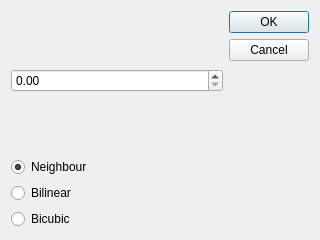
<?xml version="1.0" encoding="UTF-8"?>
<ui version="4.0">
 <class>DialogZoom</class>
 <widget class="QDialog" name="DialogZoom">
  <property name="geometry">
   <rect>
    <x>0</x>
    <y>0</y>
    <width>320</width>
    <height>240</height>
   </rect>
  </property>
  <property name="windowTitle">
   <string>Dialog</string>
  </property>
  <layout class="QGridLayout" name="gridLayout">
   <item row="1" column="1">
    <widget class="QDialogButtonBox" name="buttonBox">
     <property name="orientation">
      <enum>Qt::Vertical</enum>
     </property>
     <property name="standardButtons">
      <set>QDialogButtonBox::Cancel|QDialogButtonBox::Ok</set>
     </property>
    </widget>
   </item>
   <item row="1" column="0">
    <widget class="QDoubleSpinBox" name="doubleSpinBox"/>
   </item>
   <item row="3" column="0">
    <widget class="QRadioButton" name="radioButton_2">
     <property name="text">
      <string>Bilinear</string>
     </property>
    </widget>
   </item>
   <item row="2" column="0">
    <widget class="QRadioButton" name="radioButton">
     <property name="text">
      <string>Neighbour</string>
     </property>
     <property name="checked">
      <bool>true</bool>
     </property>
    </widget>
   </item>
   <item row="4" column="0">
    <widget class="QRadioButton" name="radioButton_3">
     <property name="text">
      <string>Bicubic</string>
     </property>
    </widget>
   </item>
  </layout>
 </widget>
 <resources/>
 <connections>
  <connection>
   <sender>buttonBox</sender>
   <signal>accepted()</signal>
   <receiver>DialogZoom</receiver>
   <slot>accept()</slot>
   <hints>
    <hint type="sourcelabel">
     <x>248</x>
     <y>254</y>
    </hint>
    <hint type="destinationlabel">
     <x>157</x>
     <y>274</y>
    </hint>
   </hints>
  </connection>
  <connection>
   <sender>buttonBox</sender>
   <signal>rejected()</signal>
   <receiver>DialogZoom</receiver>
   <slot>reject()</slot>
   <hints>
    <hint type="sourcelabel">
     <x>316</x>
     <y>260</y>
    </hint>
    <hint type="destinationlabel">
     <x>286</x>
     <y>274</y>
    </hint>
   </hints>
  </connection>
 </connections>
</ui>
